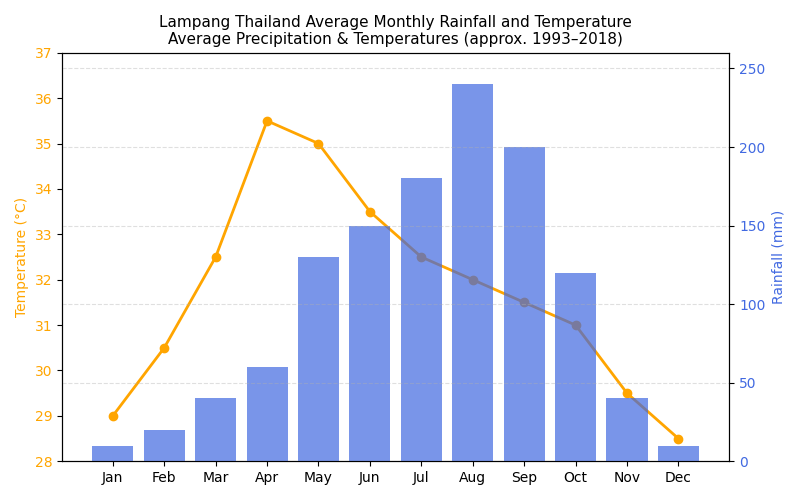

Source code (Python):
import matplotlib.pyplot as plt
import pandas as pd

# --- Data (approximate from the chart) ---
months = ['Jan','Feb','Mar','Apr','May','Jun','Jul','Aug','Sep','Oct','Nov','Dec']
temperature = [29.0, 30.5, 32.5, 35.5, 35.0, 33.5, 32.5, 32.0, 31.5, 31.0, 29.5, 28.5]  # °C
rainfall = [10, 20, 40, 60, 130, 150, 180, 240, 200, 120, 40, 10]  # mm

df = pd.DataFrame({'Month': months, 'Temperature': temperature, 'Rainfall': rainfall})

# --- Plot setup ---
fig, ax1 = plt.subplots(figsize=(8,5))

# Primary axis (Temperature)
ax1.plot(df['Month'], df['Temperature'], color='orange', marker='o', linewidth=2, label='Temperature')
ax1.set_ylabel('Temperature (°C)', color='orange')
ax1.set_ylim(28, 37)
ax1.tick_params(axis='y', labelcolor='orange')

# Secondary axis (Rainfall)
ax2 = ax1.twinx()
ax2.bar(df['Month'], df['Rainfall'], color='royalblue', alpha=0.7, label='Rainfall')
ax2.set_ylabel('Rainfall (mm)', color='royalblue')
ax2.set_ylim(0, 260)
ax2.tick_params(axis='y', labelcolor='royalblue')

# Title and styling
plt.title('Lampang Thailand Average Monthly Rainfall and Temperature\nAverage Precipitation & Temperatures (approx. 1993–2018)', fontsize=11)
plt.grid(axis='y', linestyle='--', alpha=0.4)

plt.tight_layout()
plt.show()
